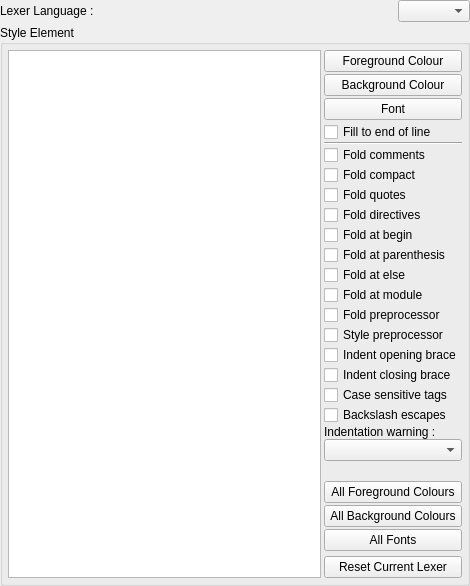
     <widget class="QWidget" name="pLexersHighlighting">
      <property name="enabled">
       <bool>true</bool>
      </property>
      <property name="sizePolicy">
       <sizepolicy hsizetype="Preferred" vsizetype="Preferred">
        <horstretch>0</horstretch>
        <verstretch>0</verstretch>
       </sizepolicy>
      </property>
      <property name="minimumSize">
       <size>
        <width>470</width>
        <height>360</height>
       </size>
      </property>
      <layout class="QGridLayout">
       <property name="margin">
        <number>0</number>
       </property>
       <property name="spacing">
        <number>3</number>
       </property>
       <item row="1" column="0" colspan="2">
        <widget class="QGroupBox" name="gbLexersHighlightingElements">
         <property name="title">
          <string>Style Element</string>
         </property>
         <layout class="QHBoxLayout">
          <property name="spacing">
           <number>3</number>
          </property>
          <property name="margin">
           <number>5</number>
          </property>
          <item>
           <widget class="QListWidget" name="lwLexersHighlightingElements"/>
          </item>
          <item>
           <layout class="QVBoxLayout">
            <property name="spacing">
             <number>0</number>
            </property>
            <item>
             <layout class="QVBoxLayout">
              <property name="spacing">
               <number>2</number>
              </property>
              <item>
               <widget class="QPushButton" name="pbLexersHighlightingForeground">
                <property name="sizePolicy">
                 <sizepolicy hsizetype="Preferred" vsizetype="Preferred">
                  <horstretch>0</horstretch>
                  <verstretch>0</verstretch>
                 </sizepolicy>
                </property>
                <property name="text">
                 <string>Foreground Colour</string>
                </property>
               </widget>
              </item>
              <item>
               <widget class="QPushButton" name="pbLexersHighlightingBackground">
                <property name="sizePolicy">
                 <sizepolicy hsizetype="Preferred" vsizetype="Preferred">
                  <horstretch>0</horstretch>
                  <verstretch>0</verstretch>
                 </sizepolicy>
                </property>
                <property name="text">
                 <string>Background Colour</string>
                </property>
               </widget>
              </item>
              <item>
               <widget class="QPushButton" name="pbLexersHighlightingFont">
                <property name="sizePolicy">
                 <sizepolicy hsizetype="Preferred" vsizetype="Preferred">
                  <horstretch>0</horstretch>
                  <verstretch>0</verstretch>
                 </sizepolicy>
                </property>
                <property name="text">
                 <string>Font</string>
                </property>
               </widget>
              </item>
              <item>
               <widget class="QCheckBox" name="cbLexersHighlightingFillEol">
                <property name="sizePolicy">
                 <sizepolicy hsizetype="Preferred" vsizetype="Preferred">
                  <horstretch>0</horstretch>
                  <verstretch>0</verstretch>
                 </sizepolicy>
                </property>
                <property name="text">
                 <string>Fill to end of line</string>
                </property>
               </widget>
              </item>
             </layout>
            </item>
            <item>
             <widget class="Line" name="lLexer">
              <property name="orientation">
               <enum>Qt::Horizontal</enum>
              </property>
             </widget>
            </item>
            <item>
             <widget class="QCheckBox" name="cbLexersHighlightingFoldComments">
              <property name="sizePolicy">
               <sizepolicy hsizetype="Preferred" vsizetype="Preferred">
                <horstretch>0</horstretch>
                <verstretch>0</verstretch>
               </sizepolicy>
              </property>
              <property name="statusTip">
               <string>setFoldComments</string>
              </property>
              <property name="text">
               <string>Fold comments</string>
              </property>
             </widget>
            </item>
            <item>
             <widget class="QCheckBox" name="cbLexersHighlightingFoldCompact">
              <property name="sizePolicy">
               <sizepolicy hsizetype="Preferred" vsizetype="Preferred">
                <horstretch>0</horstretch>
                <verstretch>0</verstretch>
               </sizepolicy>
              </property>
              <property name="statusTip">
               <string>setFoldCompact</string>
              </property>
              <property name="text">
               <string>Fold compact</string>
              </property>
             </widget>
            </item>
            <item>
             <widget class="QCheckBox" name="cbLexersHighlightingFoldQuotes">
              <property name="sizePolicy">
               <sizepolicy hsizetype="Preferred" vsizetype="Preferred">
                <horstretch>0</horstretch>
                <verstretch>0</verstretch>
               </sizepolicy>
              </property>
              <property name="statusTip">
               <string>setFoldQuotes</string>
              </property>
              <property name="text">
               <string>Fold quotes</string>
              </property>
             </widget>
            </item>
            <item>
             <widget class="QCheckBox" name="cbLexersHighlightingFoldDirectives">
              <property name="sizePolicy">
               <sizepolicy hsizetype="Preferred" vsizetype="Preferred">
                <horstretch>0</horstretch>
                <verstretch>0</verstretch>
               </sizepolicy>
              </property>
              <property name="statusTip">
               <string>setFoldDirectives</string>
              </property>
              <property name="text">
               <string>Fold directives</string>
              </property>
             </widget>
            </item>
            <item>
             <widget class="QCheckBox" name="cbLexersHighlightingFoldAtBegin">
              <property name="sizePolicy">
               <sizepolicy hsizetype="Preferred" vsizetype="Preferred">
                <horstretch>0</horstretch>
                <verstretch>0</verstretch>
               </sizepolicy>
              </property>
              <property name="statusTip">
               <string>setFoldAtBegin</string>
              </property>
              <property name="text">
               <string>Fold at begin</string>
              </property>
             </widget>
            </item>
            <item>
             <widget class="QCheckBox" name="cbLexersHighlightingFoldAtParenthesis">
              <property name="sizePolicy">
               <sizepolicy hsizetype="Preferred" vsizetype="Preferred">
                <horstretch>0</horstretch>
                <verstretch>0</verstretch>
               </sizepolicy>
              </property>
              <property name="statusTip">
               <string>setFoldAtParenthesis</string>
              </property>
              <property name="text">
               <string>Fold at parenthesis</string>
              </property>
             </widget>
            </item>
            <item>
             <widget class="QCheckBox" name="cbLexersHighlightingFoldAtElse">
              <property name="sizePolicy">
               <sizepolicy hsizetype="Preferred" vsizetype="Preferred">
                <horstretch>0</horstretch>
                <verstretch>0</verstretch>
               </sizepolicy>
              </property>
              <property name="statusTip">
               <string>setFoldAtElse</string>
              </property>
              <property name="text">
               <string>Fold at else</string>
              </property>
             </widget>
            </item>
            <item>
             <widget class="QCheckBox" name="cbLexersHighlightingFoldAtModule">
              <property name="sizePolicy">
               <sizepolicy hsizetype="Preferred" vsizetype="Preferred">
                <horstretch>0</horstretch>
                <verstretch>0</verstretch>
               </sizepolicy>
              </property>
              <property name="statusTip">
               <string>setFoldAtModule</string>
              </property>
              <property name="text">
               <string>Fold at module</string>
              </property>
             </widget>
            </item>
            <item>
             <widget class="QCheckBox" name="cbLexersHighlightingFoldPreprocessor">
              <property name="sizePolicy">
               <sizepolicy hsizetype="Preferred" vsizetype="Preferred">
                <horstretch>0</horstretch>
                <verstretch>0</verstretch>
               </sizepolicy>
              </property>
              <property name="statusTip">
               <string>setFoldPreprocessor</string>
              </property>
              <property name="text">
               <string>Fold preprocessor</string>
              </property>
             </widget>
            </item>
            <item>
             <widget class="QCheckBox" name="cbLexersHighlightingStylePreprocessor">
              <property name="sizePolicy">
               <sizepolicy hsizetype="Preferred" vsizetype="Preferred">
                <horstretch>0</horstretch>
                <verstretch>0</verstretch>
               </sizepolicy>
              </property>
              <property name="statusTip">
               <string>setStylePreprocessor</string>
              </property>
              <property name="text">
               <string>Style preprocessor</string>
              </property>
             </widget>
            </item>
            <item>
             <widget class="QCheckBox" name="cbLexersHighlightingIndentOpeningBrace">
              <property name="sizePolicy">
               <sizepolicy hsizetype="Preferred" vsizetype="Preferred">
                <horstretch>0</horstretch>
                <verstretch>0</verstretch>
               </sizepolicy>
              </property>
              <property name="text">
               <string>Indent opening brace</string>
              </property>
             </widget>
            </item>
            <item>
             <widget class="QCheckBox" name="cbLexersHighlightingIndentClosingBrace">
              <property name="sizePolicy">
               <sizepolicy hsizetype="Preferred" vsizetype="Preferred">
                <horstretch>0</horstretch>
                <verstretch>0</verstretch>
               </sizepolicy>
              </property>
              <property name="text">
               <string>Indent closing brace</string>
              </property>
             </widget>
            </item>
            <item>
             <widget class="QCheckBox" name="cbLexersHighlightingCaseSensitiveTags">
              <property name="sizePolicy">
               <sizepolicy hsizetype="Preferred" vsizetype="Preferred">
                <horstretch>0</horstretch>
                <verstretch>0</verstretch>
               </sizepolicy>
              </property>
              <property name="statusTip">
               <string>setCaseSensitiveTags</string>
              </property>
              <property name="text">
               <string>Case sensitive tags</string>
              </property>
             </widget>
            </item>
            <item>
             <widget class="QCheckBox" name="cbLexersHighlightingBackslashEscapes">
              <property name="sizePolicy">
               <sizepolicy hsizetype="Preferred" vsizetype="Preferred">
                <horstretch>0</horstretch>
                <verstretch>0</verstretch>
               </sizepolicy>
              </property>
              <property name="statusTip">
               <string>setBackslashEscapes</string>
              </property>
              <property name="text">
               <string>Backslash escapes</string>
              </property>
             </widget>
            </item>
            <item>
             <widget class="QLabel" name="lLexersHighlightingIndentationWarning">
              <property name="text">
               <string>Indentation warning :</string>
              </property>
             </widget>
            </item>
            <item>
             <widget class="QComboBox" name="cbLexersHighlightingIndentationWarning">
              <property name="statusTip">
               <string>setIndentationWarning</string>
              </property>
             </widget>
            </item>
            <item>
             <spacer>
              <property name="orientation">
               <enum>Qt::Vertical</enum>
              </property>
              <property name="sizeHint" stdset="0">
               <size>
                <width>20</width>
                <height>20</height>
               </size>
              </property>
             </spacer>
            </item>
            <item>
             <layout class="QVBoxLayout">
              <property name="spacing">
               <number>2</number>
              </property>
              <item>
               <widget class="QPushButton" name="pbLexersHighlightingAllForeground">
                <property name="sizePolicy">
                 <sizepolicy hsizetype="Preferred" vsizetype="Preferred">
                  <horstretch>0</horstretch>
                  <verstretch>0</verstretch>
                 </sizepolicy>
                </property>
                <property name="text">
                 <string>All Foreground Colours</string>
                </property>
               </widget>
              </item>
              <item>
               <widget class="QPushButton" name="pbLexersHighlightingAllBackground">
                <property name="sizePolicy">
                 <sizepolicy hsizetype="Preferred" vsizetype="Preferred">
                  <horstretch>0</horstretch>
                  <verstretch>0</verstretch>
                 </sizepolicy>
                </property>
                <property name="text">
                 <string>All Background Colours</string>
                </property>
               </widget>
              </item>
              <item>
               <widget class="QPushButton" name="pbLexersHighlightingAllFont">
                <property name="sizePolicy">
                 <sizepolicy hsizetype="Preferred" vsizetype="Preferred">
                  <horstretch>0</horstretch>
                  <verstretch>0</verstretch>
                 </sizepolicy>
                </property>
                <property name="text">
                 <string>All Fonts</string>
                </property>
               </widget>
              </item>
             </layout>
            </item>
            <item>
             <spacer>
              <property name="orientation">
               <enum>Qt::Vertical</enum>
              </property>
              <property name="sizeType">
               <enum>QSizePolicy::Preferred</enum>
              </property>
              <property name="sizeHint" stdset="0">
               <size>
                <width>20</width>
                <height>5</height>
               </size>
              </property>
             </spacer>
            </item>
            <item>
             <widget class="QPushButton" name="pbLexersHighlightingReset">
              <property name="text">
               <string>Reset Current Lexer</string>
              </property>
             </widget>
            </item>
           </layout>
          </item>
         </layout>
        </widget>
       </item>
       <item row="0" column="1">
        <widget class="QComboBox" name="cbLexersHighlightingLanguages">
         <property name="sizePolicy">
          <sizepolicy hsizetype="Fixed" vsizetype="Fixed">
           <horstretch>0</horstretch>
           <verstretch>0</verstretch>
          </sizepolicy>
         </property>
        </widget>
       </item>
       <item row="0" column="0">
        <widget class="QLabel" name="lLexersHighlightingLanguage">
         <property name="text">
          <string>Lexer Language :</string>
         </property>
        </widget>
       </item>
      </layout>
     </widget>
